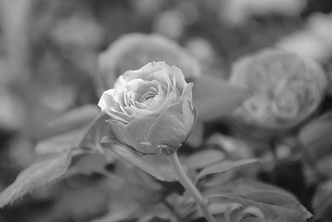
#> input picture img/1.jpg, 332 x 222 px, shrunk from 640 x 427 before the run
$ jupyter execute --allow-errors 2025_DIP_exam.ipynb
#> lines starting #> are read from the running program, lines starting #| are printed output that depends on the picture
# NEAF DIP EXAM
name: 林鈺洋

---
### Please achieve the following image transformation: change image A into image B.

### keywords:
cv2.blur(img, (3, 3))
cv2.dilate(img, kernel)
cv2.inRange(img, np.array([16, 26, 120]), np.array([74, 255, 255]))
cv2.calcHist([img], [0], None, [256], [0, 256])
cv2.equalizeHist(gray_img)
cv2.bitwise_and(img1, img2, mask)
cv2.IMREAD_GRAYSCALE
cv2.drawContours(img, contours, -1, (0, 255, 0), 1)
cv2.cvtColor(img, cv2.COLOR_RGB2GRAY)
cv2.rectangle(result, (X, Y), (X+W, Y+H), (0, 0, 255), 2)
cv2.medianBlur(img, 3)
cv2.boundingRect
cv2.morphologyEx(img, cv2.MORPH_CLOSE, kernel)
cv2.threshold(img, 0, 255, cv2.THRESH_BINARY+cv2.THRESH_OTSU)
cv2.findContours(img, cv2.RETR_EXTERNAL, cv2.CHAIN_APPROX_SIMPLE)
cv2.cvtColor(img, cv2.COLOR_BGR2RGB)
cv2.getStructuringElement(cv2.MORPH_RECT, (3, 3))
cv2.imwrite('123.jpg', img)
cv2.GaussianBlur(img, (5, 5), 0)
cv2.erode(img, kernel)
cv2.cvtColor(img, cv2.COLOR_BGR2GRAY)
cv2.contourArea(contour)

---

### library

[cell 1]
from matplotlib import pyplot as plt
import numpy as np
import cv2

---

### 1. (3%)
#### fig.a


#### fig.b


[cell 2]
# read image
img_a = cv2.imread("img/5.jpg")

'''
enter your code
'''
#> (the rest of this cell did not finish here and is left out)

---

### 2. (3%)
#### fig.a


#### fig.b


[cell 3]
# read image
img_a = cv2.imread("img/1.jpg",cv2.IMREAD_GRAYSCALE )
#> img_a is the input picture: shape (222, 332); min 13, max 255, mean 112.2

'''
enter your code
'''

img_b = cv2.equalizeHist(img_a)
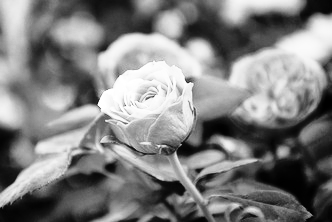
#> img_b: shape (222, 332); min 0, max 255, mean 128.5

# show image
plt.imshow(img_a, 'gray')
plt.show()
plt.imshow(img_b, 'gray')
plt.show()

---

### 3. (4%)
#### a圖


#### b圖


[cell 4]
# read image
img_a = cv2.imread("img/3.jpg")

'''
enter your code
'''

#> (the rest of this cell did not finish here and is left out)

### 4. (5%)
#### fig.a


#### fig.b


1. Find the Beluga Whale contours in the  images.(5%)
2. Calculate the countours area.(5%)

[cell 5]
img_a = cv2.imread("img/7.jpg")
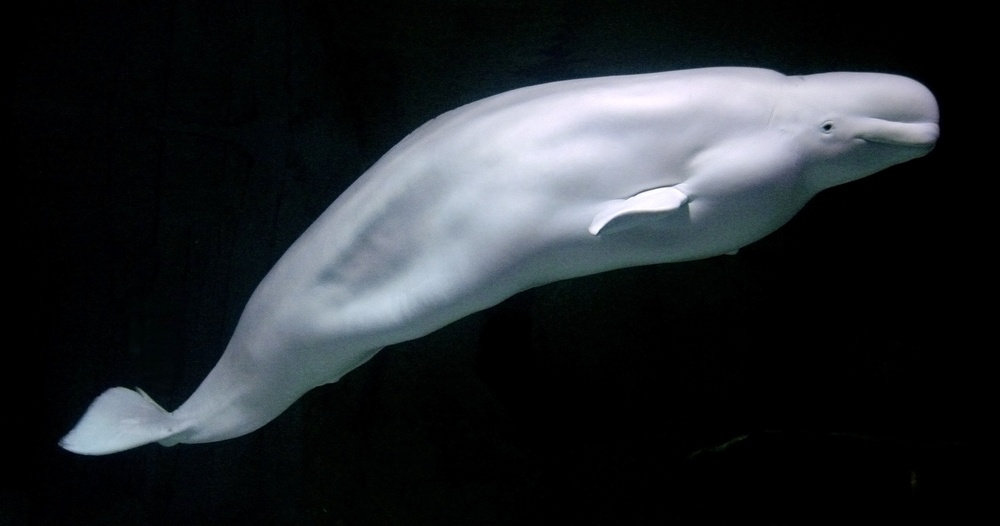
#> input picture img/7.jpg, 1000 x 526 px, shrunk from 1925 x 1013 before the run
#> img_a is the input picture: shape (526, 1000, 3); mean B, G, R 44.2, 40.5, 36.5

'''
enter your code
'''

#> (the rest of this cell did not finish here and is left out)
